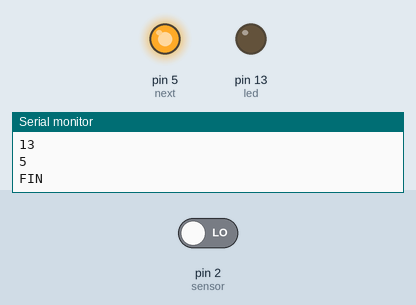
This sketch was run on a simulated Arduino Uno, built with avr-gcc and run on an emulated ATmega328P. Shown: output pins drawn as LEDs (lit = HIGH), the last lines printed to the serial monitor. Inputs (shaded band) come from the test bench; at power-on: pin 2 (sensor) LOW.

Above: at 1.2 s.
1.3 s: pin 2 (sensor) driven HIGH
At 1.79 s:
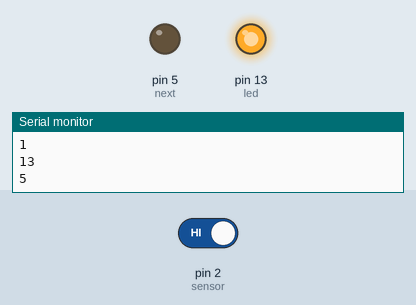
4.3 s: pin 2 (sensor) driven LOW
At 4.6 s:
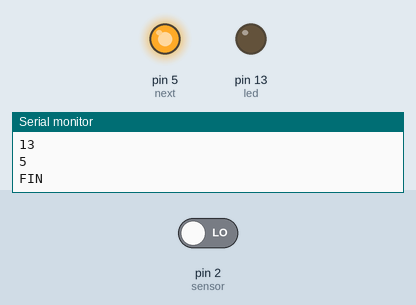
Timing chart, 0 to 7.3 s (numbered marks = the images above; inputs shaded):
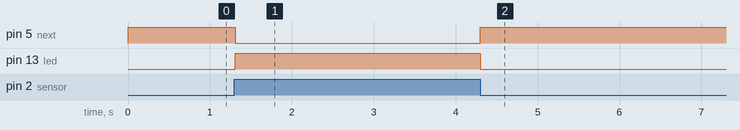

The sketch:

pir_sencillo.ino
```cpp
int sensor = 2;
int led = 13;
int next = 5;


void setup()
{
  pinMode(led, OUTPUT);
  pinMode(sensor, INPUT);
  pinMode(next, OUTPUT);
  Serial.begin(9600);
}

void loop()
{
  bool lectura = digitalRead(sensor);
  if (lectura == HIGH)
    {
      Serial.println(lectura);
      digitalWrite (led, HIGH);
    digitalWrite (next, LOW);
    Serial.println(led);
    Serial.println(next);
    delay (50);
    digitalWrite (next, HIGH);
    Serial.println(next);
    }
  else
    {
      Serial.println("FIN");
      digitalWrite (led, LOW);
      digitalWrite (next, HIGH);}
      Serial.println(led);
      Serial.println(next);
}
```

Measured:
- after the input at 1.3 s, pin 5 (next): HIGH → LOW at once; pin 13 (led): LOW → HIGH at once
- after the input at 4.3 s, pin 5 (next): LOW → HIGH at once; pin 13 (led): HIGH → LOW at once
